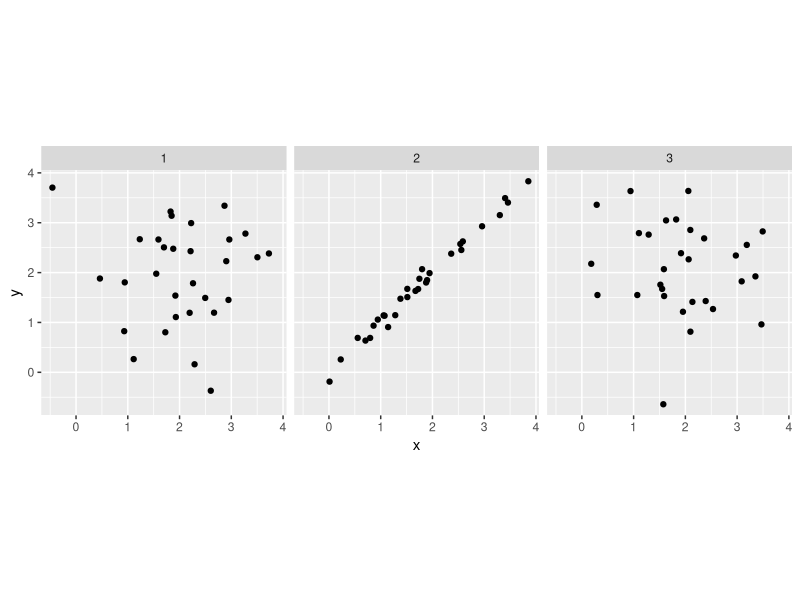

Write the R code that produced this figure.
## ---- chunk 1
    library(knitr)
    library(formatR)
    opts_chunk$set(
      echo=FALSE,
      warning=FALSE,
      message=FALSE,
      fig.width = 8,
      fig.align = 'left', cache = FALSE)
## ---- chunk 2
datx <- data.frame(x = rnorm(30,2), y = rnorm(30,2), plot = 1)
daty <- data.frame(x = rnorm(30,2), y = rnorm(30,2), plot = 3)
datz <- data.frame(x = rnorm(30, 2), plot = 2)
datz$y = datz$x + rnorm(30, sd = .1)
dattt <- rbind(datx, daty, datz)
library(ggplot2)
ggplot(data = dattt) + geom_point(aes(x = x, y= y)) + theme(aspect.ratio = 1) + facet_wrap(~plot)
## ---- chunk 3
setwd("~/Desktop/NetworksResearch/NetworksVizInference/GGExperimentApr28/")
for_gg <- data.frame(lineupname = rep(c("smallfriends", "smallfriends-rev", 
                                        "smallfriends-eff2", "smallfriends-eff2-rev"), each = 5) ,
                     M = rep(c(3,6,9,12,16), 4))
for_gg$rep <- c(17,6,8,4,16, 7,18,3,14,3, 10,5,7,11,4, 4,17,5,7,14)

for_gg$id <- 1:20

set.seed(138818)
for_gg$pres_order <- sample(LETTERS[1:20])

for_gg$filename <- paste0(for_gg$lineupname, "-m-", for_gg$M, "-rep-", for_gg$rep, ".csv")

# setwd("~/Desktop/NetworksResearch/NetworksVizInference/Data/lineupdata/")
# for (i in 1:nrow(for_gg)){
#   assign(x = paste0("dat",for_gg$pres_order[i]), value = read.csv(for_gg$filename[i]))  
# }
# for_gg$cat <- "CAT"
# for_gg$cat[c(1,5,9,13,17)] <- "noa_noc"
# for_gg$cat[(c(1,5,9,13,17) + 1)] <- "noa_c"
# for_gg$cat[(c(1,5,9,13,17) + 2)] <- "a_c"
# for_gg$cat[(c(1,5,9,13,17) + 3)] <- "a_noc"
# 
# all_dat <- NULL
# for(i in 1:nrow(for_gg)){
#   all_dat[[i]] <- read.csv(for_gg$filename[i])
# }
# 
# drink <- as.matrix(read.table("../s50_data/s50-alcohol.dat"))[,2]
# 
# dr_beh <- data.frame(friendid = 1:16, drink = drink[20:35])
# dr_beh$covariate <- "AH"
# dr_beh$covariate[which(dr_beh$drink %in% c(1,2))] <- "level A"
# dr_beh$covariate[which(dr_beh$drink %in% c(3,4))] <- "level B"

# library(ggplot2)
# library(geomnet)
# gg_plots <- NULL
# for (i in 1:length(all_dat)){
#     if (for_gg$cat[i] == "noa_noc"){
#       gg_plots[[i]] <- ggplot(data = all_dat[[i]], 
#                               aes(from_id = X1, to_id = X2)) +
#         geom_net(fiteach = T, size = 1, linewidth = .5) + 
#         facet_wrap(~plot_order) + theme_net() + 
#         theme(panel.background=element_rect(colour = 'black'))
#     } else if(for_gg$cat[i] == "a_noc"){
#       gg_plots[[i]] <- ggplot(data = all_dat[[i]], 
#                               aes(from_id = X1, to_id = X2)) +
#         geom_net(fiteach = T, size = 1, directed = T,  linewidth = .5, arrowsize = .1,
#                  arrowgap = .01) + 
#         facet_wrap(~plot_order) + theme_net() + 
#         theme(panel.background=element_rect(colour = 'black'))
#     } else if(for_gg$cat[i] == "noa_c"){
#       dat <- all_dat[[i]]
#       dat2 <- merge(dat, dr_beh, by.x = "X1", by.y = "friendid")
#       gg_plots[[i]] <- ggplot(data = dat2, aes(from_id = X1, to_id = X2)) + 
#         geom_net(fiteach = T, size = 1, linewidth = .5, aes(colour = covariate)) + 
#         facet_wrap(~plot_order) + theme_net() + 
#         theme(panel.background=element_rect(colour = 'black'))
#     } else{
#       dat <- all_dat[[i]]
#       dat2 <- merge(dat, dr_beh, by.x = "X1", by.y = "friendid")
#       gg_plots[[i]] <- ggplot(data = dat2, aes(from_id = X1, to_id = X2)) + 
#         geom_net(fiteach = T, size = 1, directed = T, arrowsize = .1, linewidth = .5,
#                  arrowgap = .01, aes(colour = covariate)) + 
#         facet_wrap(~plot_order) + theme_net() + 
#         theme(panel.background=element_rect(colour = 'black'))
#     }
# }
# savepdf <- function(file, width=16, height=10){
#   fname <- paste(file,".pdf",sep="")
#   pdf(fname, width=width/2.54, height=height/2.54,
#       pointsize=10)
#   par(mgp=c(2.2,0.45,0), tcl=-0.4, mar=c(3.3,3.5,1.1,1))
# }
# for (i in 1:20){
#   savepdf(file = paste(for_gg$pres_order[i], sub(".csv", "", for_gg$filename[i])), 
#           width = 8*2.54, height = 8*2.54)
#   print(gg_plots[[i]])
#   dev.off()
# }
